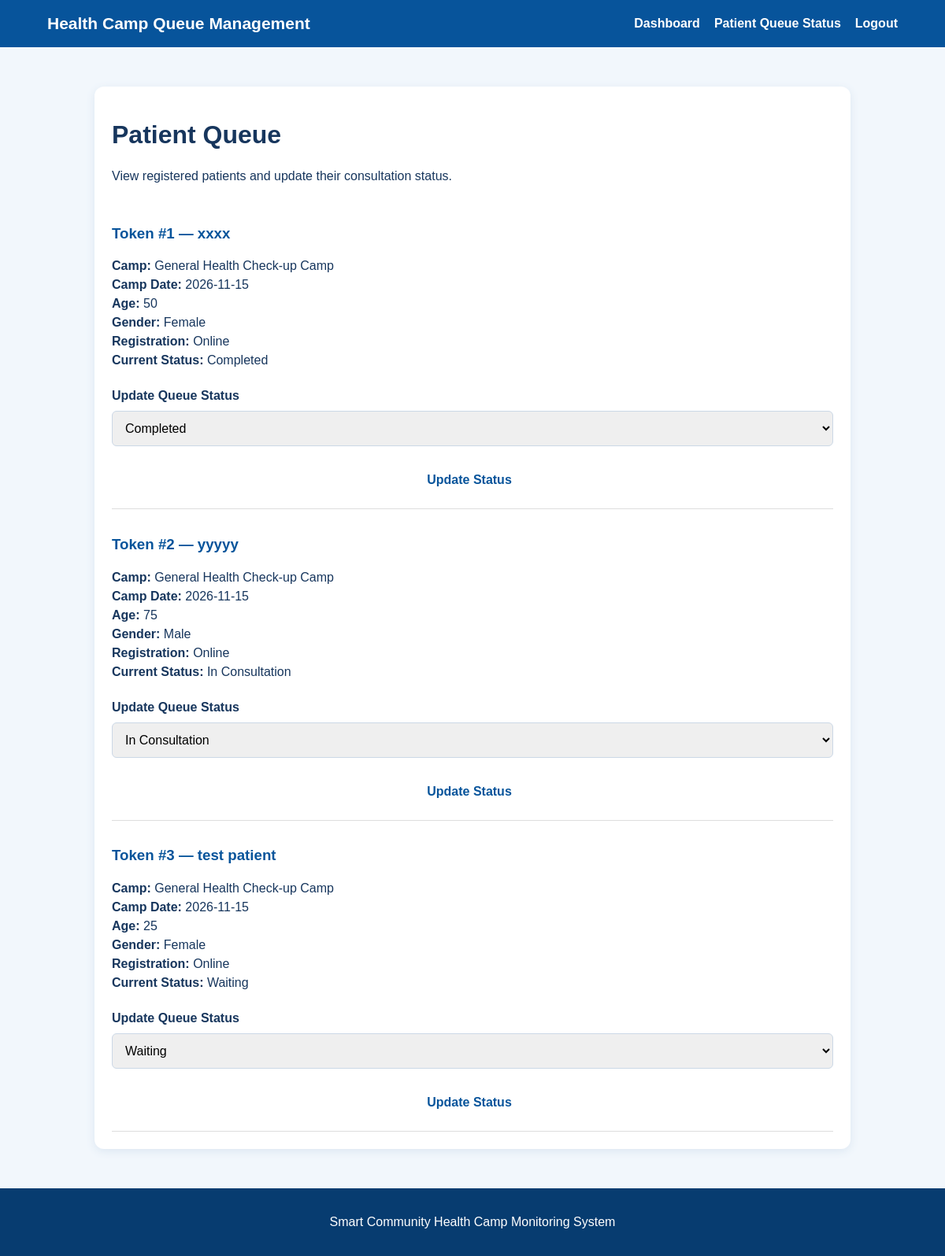
Screenshot of /health-camp-backup/manage-queue.php (signed in) with the database file from the repository.
### tables this page shows
CREATE TABLE `registrations` (
  `registration_id` int(11) NOT NULL,
  `patient_id` int(11) NOT NULL,
  `camp_id` int(11) NOT NULL,
  `token_number` int(11) NOT NULL,
  `registration_type` enum('Online','On-Spot') NOT NULL DEFAULT 'Online',
  `queue_status` enum('Waiting','In Consultation','Completed') NOT NULL DEFAULT 'Waiting',
  `registered_at` timestamp NULL DEFAULT current_timestamp()
);

CREATE TABLE `patients` (
  `patient_id` int(11) NOT NULL,
  `full_name` varchar(100) NOT NULL,
  `age` int(11) DEFAULT NULL,
  `gender` varchar(20) DEFAULT NULL,
  `phone` varchar(20) DEFAULT NULL
);

CREATE TABLE `health_camps` (
  `camp_id` int(11) NOT NULL,
  `camp_name` varchar(150) NOT NULL,
  `location` varchar(200) NOT NULL,
  `camp_date` date NOT NULL,
  `start_time` time DEFAULT NULL,
  `end_time` time DEFAULT NULL,
  `organizer` varchar(100) DEFAULT NULL,
  `description` text DEFAULT NULL,
  `status` varchar(20) DEFAULT 'Planned'
);

### health-camp-backup/manage-queue.php (the view, shortened to what this page needs)
<?php
require_once "database.php";
$stmt = $pdo->query(
    "SELECT r.registration_id, r.token_number,
            r.registration_type, r.queue_status,
            p.full_name, p.age, p.gender,
            h.camp_name, h.camp_date
     FROM registrations r
     JOIN patients p ON r.patient_id = p.patient_id
     JOIN health_camps h ON r.camp_id = h.camp_id
     ORDER BY h.camp_date DESC, r.token_number ASC"
);
$registrations = $stmt->fetchAll(PDO::FETCH_ASSOC);
?>
<!DOCTYPE html>
<html lang="en">
<head>
    <link rel="stylesheet" href="style.css">
</head>
<body>
<header>
    <h2>Health Camp Queue Management</h2>
    <nav>
        <a href="dashboard.php">Dashboard</a>
        <a href="queue-status.php">Patient Queue Status</a>
        <a href="logout.php">Logout</a>
    </nav>
</header>
<main style="max-width:1000px; margin:30px auto; padding:20px;">
    <div class="card">
        <h1>Patient Queue</h1>
        <p>View registered patients and update their consultation status.</p>
        <?php if (!$registrations): ?>
            <p>No patient registrations found.</p>
        <?php else: ?>
            <?php foreach ($registrations as $patient): ?>
                <div style="border-bottom:1px solid #ddd; padding:15px 0;">
                    <h3>
                        Token #<?= (int)$patient["token_number"] ?>
                        — <?= htmlspecialchars($patient["full_name"]) ?>
                    </h3>
                    <p>
                        <strong>Camp:</strong>
                        <?= htmlspecialchars($patient["camp_name"]) ?><br>
                        <strong>Camp Date:</strong>
                        <?= htmlspecialchars($patient["camp_date"]) ?><br>
                        <strong>Age:</strong>
                        <?= (int)$patient["age"] ?><br>
                        <strong>Gender:</strong>
                        <?= htmlspecialchars($patient["gender"]) ?><br>
                        <strong>Registration:</strong>
                        <?= htmlspecialchars($patient["registration_type"]) ?><br>
                        <strong>Current Status:</strong>
                        <?= htmlspecialchars($patient["queue_status"]) ?>
                    </p>
                    <form method="post" action="manage-queue.php">
                        <label>Update Queue Status</label>
                        <select name="queue_status" required>
                            <?php foreach (
                                ["Waiting", "In Consultation", "Completed"]
                                as $status
                            ): ?>
                                <option value="<?= $status ?>"
                                    <?= $patient["queue_status"] === $status
                                        ? "selected" : "" ?>>
                                    <?= $status ?>
                                </option>
                            <?php endforeach; ?>
                        </select>
                        <button class="button" type="submit">
                            Update Status
                        </button>
                    </form>
                </div>
            <?php endforeach; ?>
        <?php endif; ?>
    </div>
</main>
<footer>
    <p>Smart Community Health Camp Monitoring System</p>
</footer>
</body>
</html>

### health-camp-backup/css/style.css (style rules this page uses)
* { box-sizing: border-box; }
body { margin: 0; font-family: Arial, sans-serif; background: #f2f7fc; color: #17365d; }
header { background: #07549b; color: white; padding: 18px 5%; display: flex; justify-content: space-between; align-items: center; flex-wrap: wrap; gap: 12px; }
header h2 { margin: 0; font-size: 21px; }
nav { display: flex; flex-wrap: wrap; gap: 18px; }
nav a { color: white; text-decoration: none; font-weight: bold; }
.button { display: inline-block; margin: 12px 8px 0 0; padding: 12px 20px; background: #ffffff; color: #07549b; text-decoration: none; border-radius: 7px; font-weight: bold; }
.card { background: white; padding: 22px; border-radius: 12px; box-shadow: 0 3px 12px #dce7f2; }
.card h3 { color: #07549b; }
.card p { line-height: 1.5; }
footer { background: #073c70; color: white; padding: 18px; text-align: center; }
form { display: flex; flex-direction: column; gap: 10px; }
form label { font-weight: bold; margin-top: 8px; }
form input, form select { padding: 12px; border: 1px solid #cbd8e6; border-radius: 6px; font-size: 16px; width: 100%; }
form button { border: none; cursor: pointer; font-size: 16px; margin-top: 15px; }

### rows the page displays
registrations: token_number "1", patient.full_name "xxxx", camp.camp_name "General Health Check-up Camp", camp.camp_date "2026-11-15", patient.age "50", patient.gender "Female", registration_type "Online", queue_status "Completed"
registrations: token_number "2", patient.full_name "yyyyy", camp.camp_name "General Health Check-up Camp", camp.camp_date "2026-11-15", patient.age "75", patient.gender "Male", registration_type "Online", queue_status "In Consultation"
registrations: token_number "3", patient.full_name "test patient", camp.camp_name "General Health Check-up Camp", camp.camp_date "2026-11-15", patient.age "25", patient.gender "Female", registration_type "Online", queue_status "Waiting"
